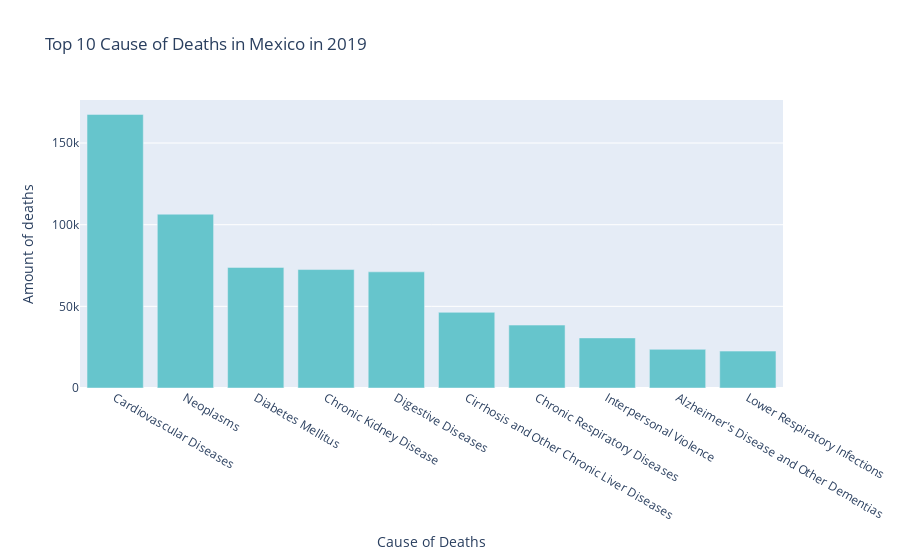

The notebook cell saved with this chart:
### Code cell
top_10_illnesses_year('Mexico', 2019)

### Figure 1 — Plotly figure (JSON) as saved in the notebook; plotly's stock layout.template omitted (floating-point values rounded to 4 significant figures)
{"data": [{"alignmentgroup": "True", "hovertemplate": "variable=0<br>Cause of Deaths=%{x}<br>Amount of deaths=%{y}<extra></extra>", "legendgroup": "0", "marker": {"color": "rgb(102, 197, 204)", "pattern": {"shape": ""}}, "name": "0", "offsetgroup": "0", "orientation": "v", "showlegend": true, "textposition": "auto", "type": "bar", "x": ["Cardiovascular Diseases", "Neoplasms", "Diabetes Mellitus", "Chronic Kidney Disease", "Digestive Diseases", "Cirrhosis and Other Chronic Liver Diseases", "Chronic Respiratory Diseases", "Interpersonal Violence", "Alzheimer's Disease and Other Dementias", "Lower Respiratory Infections"], "xaxis": "x", "y": [167535, 106421, 73838, 72539, 71124, 46328, 38524, 30673, 23657, 22592], "yaxis": "y"}], "layout": {"barmode": "relative", "legend": {"title": {"text": "variable"}, "tracegroupgap": 0}, "showlegend": false, "title": {"text": "Top 10 Cause of Deaths in Mexico in 2019"}, "xaxis": {"anchor": "y", "domain": [0.0, 1.0], "title": {"text": "Cause of Deaths"}}, "yaxis": {"anchor": "x", "domain": [0.0, 1.0], "title": {"text": "Amount of deaths"}}}}
